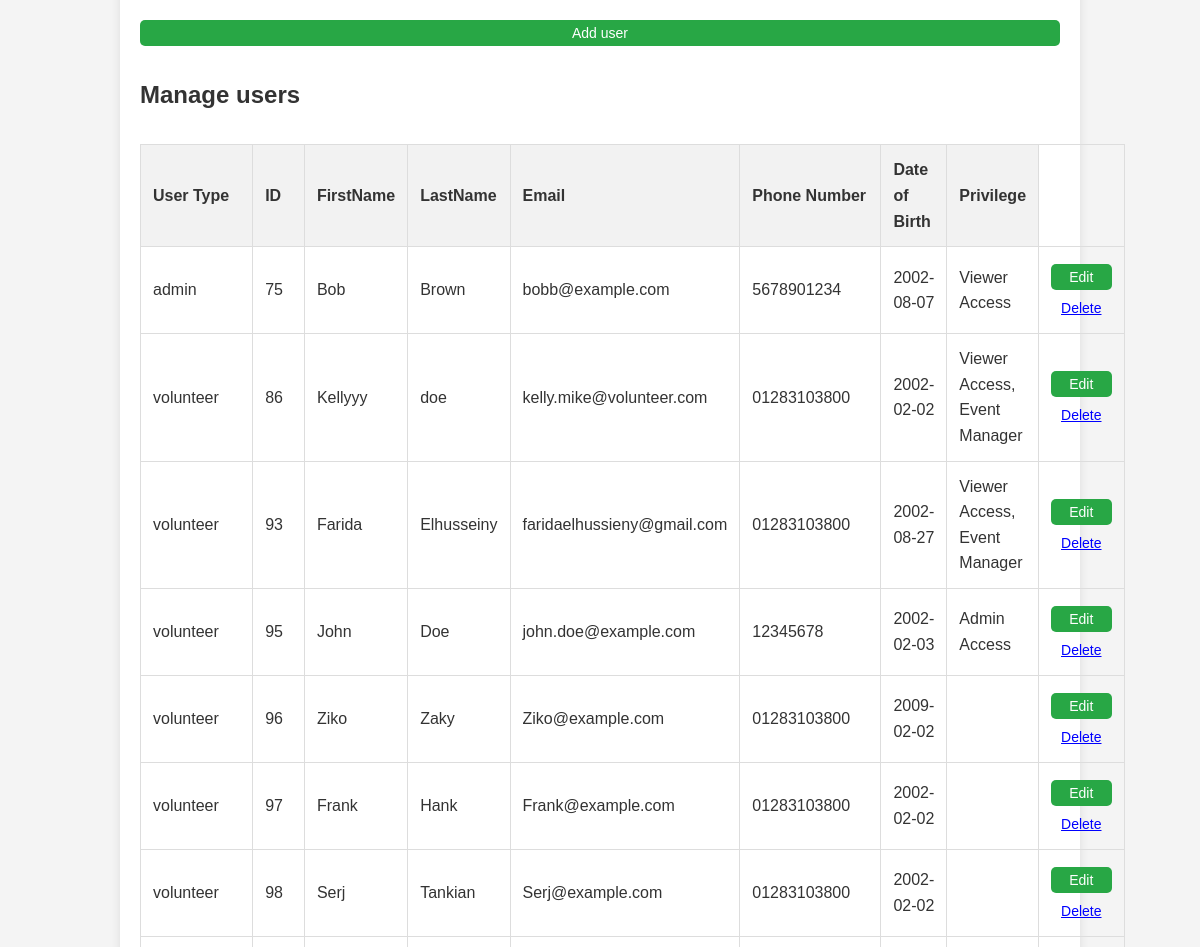
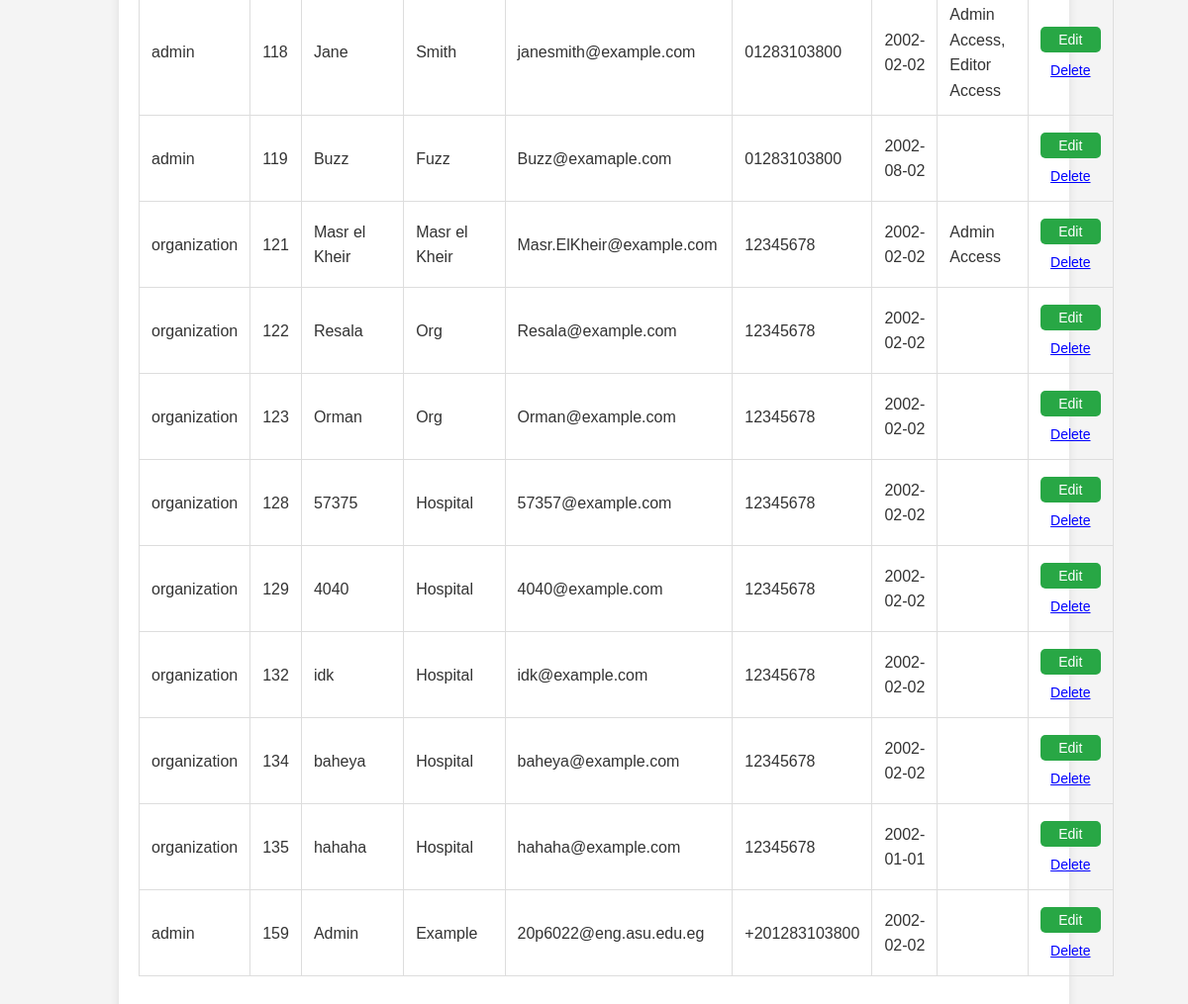
Before: /Views/AdminControlPanel.php (lower part) with the older database file (2 pictures, top to bottom).
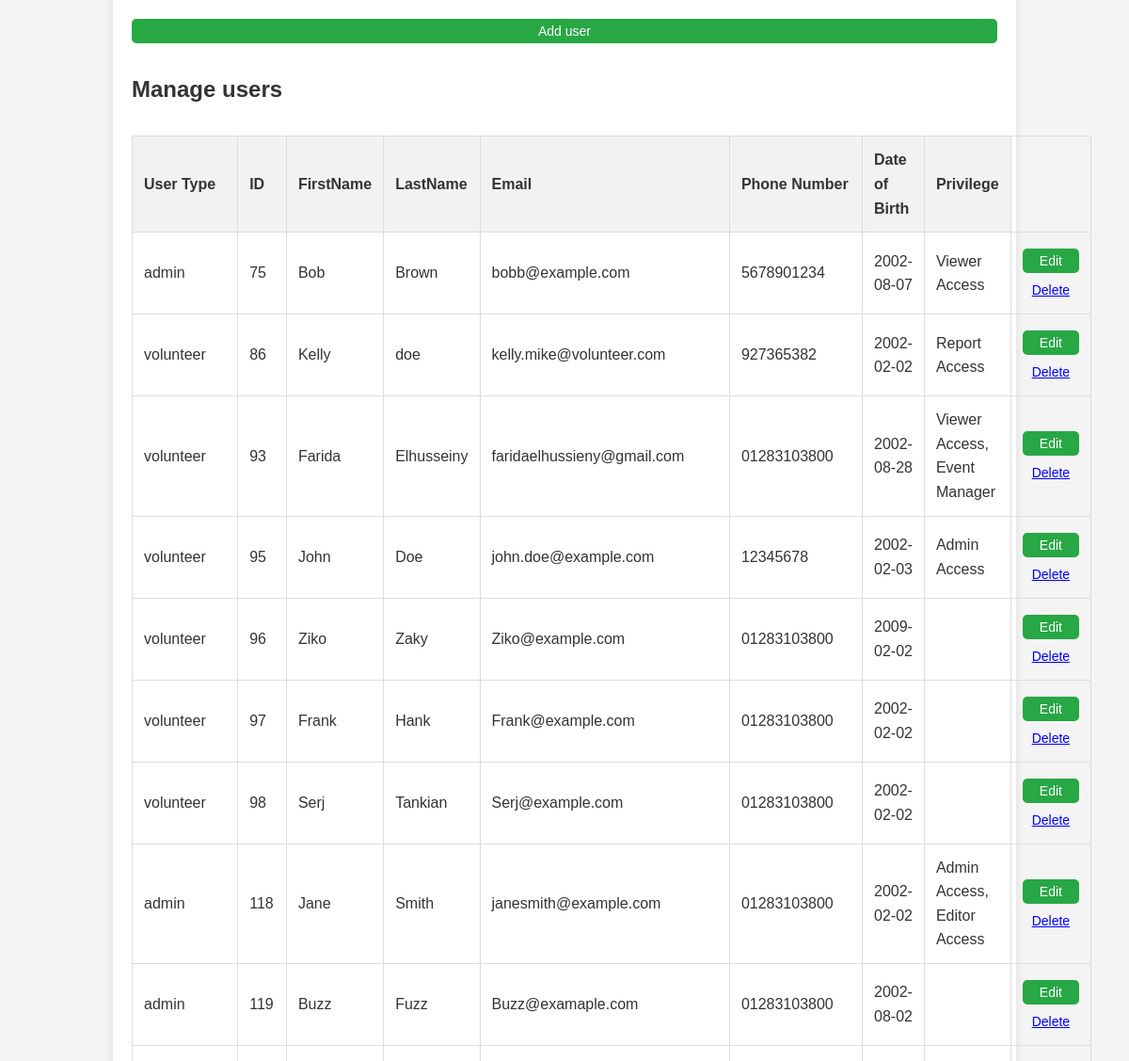
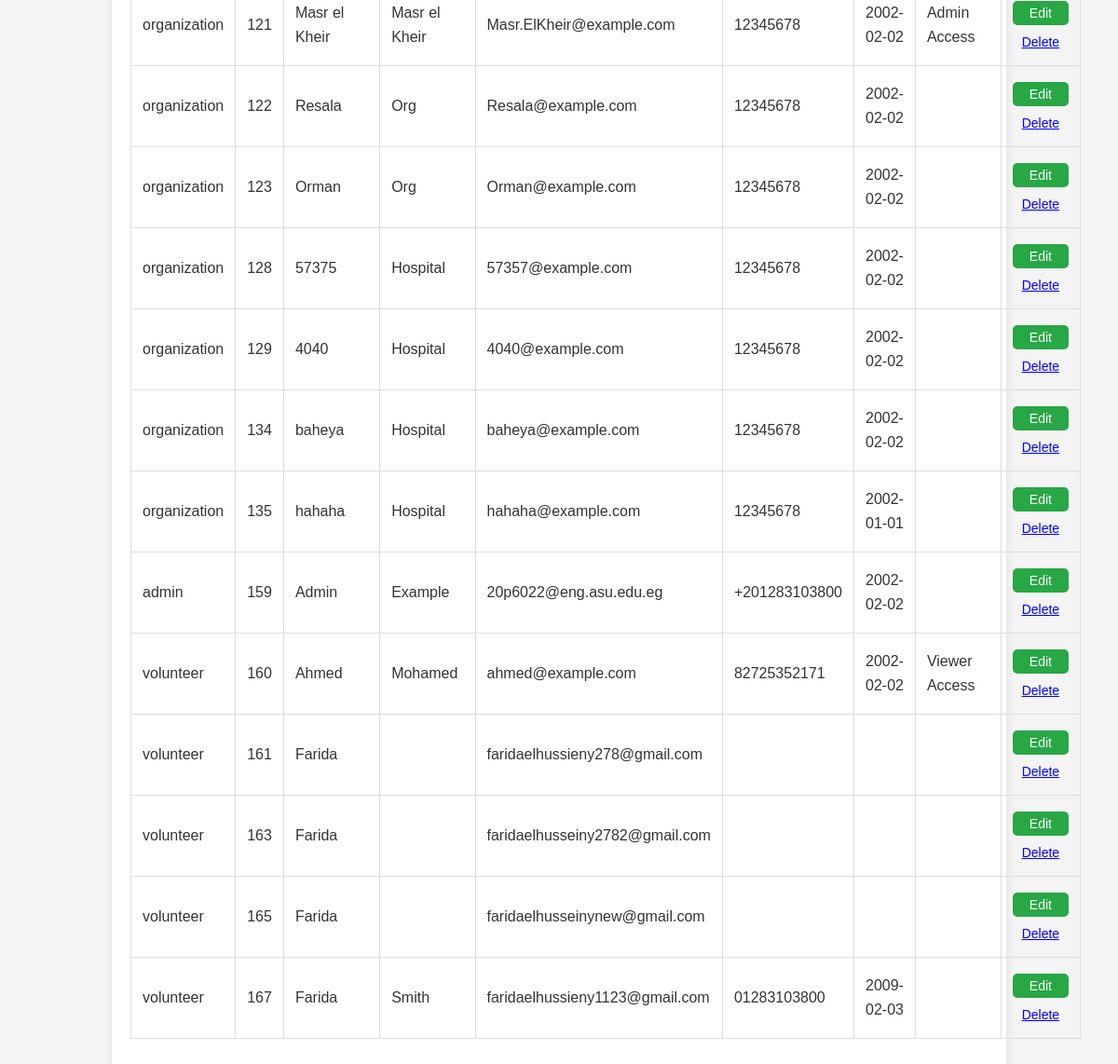
After: the same page with the newer database file (2 pictures, top to bottom).
### tables this page shows
CREATE TABLE `user` (
  `UserID` int NOT NULL AUTO_INCREMENT,
  `FirstName` varchar(50) NOT NULL,
  `LastName` varchar(50) NOT NULL,
  `Email` varchar(100) NOT NULL,
  `PhoneNumber` varchar(15) DEFAULT NULL,
  `DateOfBirth` date DEFAULT NULL,
  `USER_NAME` varchar(50) NOT NULL,
  `PASSWORD_HASH` varchar(100) NOT NULL,
  `LAST_LOGIN` date DEFAULT NULL,
  `ACCOUNT_CREATION_DATE` date DEFAULT NULL,
  `UserTypeID` int DEFAULT NULL,
  PRIMARY KEY (`UserID`),
  UNIQUE KEY `Email` (`Email`),
  KEY `UserTypeID` (`UserTypeID`),
  CONSTRAINT `user_ibfk_1` FOREIGN KEY (`UserTypeID`) REFERENCES `usertype` (`UserTypeID`)
);

CREATE TABLE `usertype` (
  `UserTypeID` int NOT NULL AUTO_INCREMENT,
  `UserType` varchar(50) NOT NULL,
  PRIMARY KEY (`UserTypeID`)
);

CREATE TABLE `privilege` (
  `PrivilegeID` int NOT NULL AUTO_INCREMENT,
  `PrivilegeName` varchar(50) NOT NULL,
  `Description` varchar(255) NOT NULL,
  `AccessLevel` int NOT NULL,
  PRIMARY KEY (`PrivilegeID`)
);

### Models/UserModel.php (called while the page is built, shortened)
<?php
require_once 'Database.php';
class User {
    private $conn;
    public $UserID;
    public function __construct($id = null) {
        $this->conn = Database::getInstance()->getConnection();
    }
    public static function get_all_users(){
        $query = "SELECT * FROM User";
        $conn = Database::getInstance()->getConnection();
        $stmt = $conn->prepare($query);
        $stmt->execute();
        $result = $stmt->get_result();
        $users = [];
        while ($row = $result->fetch_assoc()) {
            $user = new self();
            foreach ($row as $key => $value) {
                if (property_exists($user, $key)) {
                    $user->$key = $value;
                }
            }
            $user->UserType = $user->getUserType();
            $user->Privileges = $user->getPrivileges();
            $user->Locations = $user->getLocations($user->UserID);
            $users[] = $user;
        }
        return $users;
    }
    public function getUserType() {
        $query = "SELECT UserTypeID FROM User WHERE UserID = ?";
        $stmt = $this->conn->prepare($query);
        $stmt->bind_param("i", $this->UserID);
        $stmt->execute();
        $result = $stmt->get_result();
        if ($row = $result->fetch_assoc()) {
            $UserTypeID = $row['UserTypeID'];
            $query = "SELECT UserType FROM UserType WHERE UserTypeID = ?";
            $stmt = $this->conn->prepare($query);
            $stmt->bind_param("i", $UserTypeID);
            $stmt->execute();
            $result = $stmt->get_result();
            if ($row = $result->fetch_assoc()) {
                return $row['UserType'];
            }
        }
        return null;
    }
    public function getPrivileges() {
        $query = "SELECT p.* FROM Privilege p
                  JOIN User_Privilege up ON p.PrivilegeID = up.USER_PrivilegeID
                  WHERE up.User_ID = ?";
        $stmt = $this->conn->prepare($query);
        $stmt->bind_param("i", $this->UserID);
        $stmt->execute();
        $result = $stmt->get_result();
        $privileges = [];
        while ($row = $result->fetch_assoc()) {
            $privilege = new Privilege();
            $privilege->PrivilegeID = $row['PrivilegeID'];
            $privilege->PrivilegeName = $row['PrivilegeName'];
            $privilege->Description = $row['Description'];
            $privilege->AccessLevel = $row['AccessLevel'];
            $privileges[] = $privilege;
        }
        return $privileges;
    }
    public static function getLocationIds($UserId) {
        $query = "SELECT a.* FROM Location a
                  JOIN User_Address ua ON a.AddressID = ua.AddressID
                  WHERE ua.UserID = ?";
        $conn = Database::getInstance()->getConnection();
        $stmt = $conn->prepare($query);
        $stmt->bind_param("i", $UserId);
        $stmt->execute();
        $result = $stmt->get_result();
        $locationIds = [];
        while ($row = $result->fetch_assoc()) {
            $locationIds[] = $row['AddressID'];
        }
        return $locationIds;
    }
    public function getLocations($useriD) {
        $locationDictionary = [];
        $locationIds = $this->getLocationIds($useriD);
        for ($i = 0; $i < count($locationIds); $i++) {
            $locationName = Location::getLocationNameById($locationIds[$i]);
            $cityName = Location::getParentFromChild($locationName);
            $countryName = Location::getParentFromChild($cityName);
            $location = [
                "ID" => $locationIds[$i],
                "Area" => $locationName,
                "City" => $cityName,
                "Country" => $countryName
            ];
            $locationDictionary[] = $location;
        }
        return $locationDictionary;
    }
}
?>

### Controllers/UserController.php (called while the page is built, shortened)
<?php
require_once '../Models/UserModel.php';
class UserController {
    public function getAllUsers() {
        return User::get_all_users();
    }
}
?>

### Models/Database.php (called while the page is built, shortened)
<?php
class Database {
    protected $conn;
    private static $instance;
    public function __construct() {
        $this->conn = new mysqli('localhost', 'root', 'Deda2782002!', 'VolunteerManagementSystem');
    }
    public static function getInstance() {
        if (!self::$instance) {
            self::$instance = new Database();
        }
        return self::$instance;
    }
    public function getConnection() {
        return $this->conn;
    }
}
?>

### Views/AdminControlPanel.php (the view, shortened to what this page needs)
<?php
require_once '../Controllers/userController.php';
$controller = new UserController();
$users = $controller->getAllUsers();
?>
<!DOCTYPE html>
<html lang="en">
<head>
    <link rel="stylesheet" href="./Style/style_control_panel.css">
</head>
<body>
    <div class="container">
        <form id="userForm" action="AdminControlPanel.php" method="post">
            <button type="submit" class="button">Add user</button>
        </form>
        <h2>Manage users</h2>
        <table class="crud-table">
            <thead>
                <tr>
                    <th>User Type</th>
                    <th>ID</th>
                    <th>FirstName</th>
                    <th>LastName</th>
                    <th>Email</th>
                    <th>Phone Number</th>
                    <th> Date of Birth</th>
                    <th>Privilege</th>
                </tr>
            </thead>
            <tbody>
    <?php foreach ($users as $user): ?>
        <tr data-id="<?= $user->UserID; ?>">
        <td class="UserType"><?= $user->UserType; ?></td>
        <td class="userId"><?= $user->UserID; ?></td>
        <td class= "firstName"><?= $user->FirstName; ?></td>
        <td class="lastName"><?= $user->LastName; ?></td>
        <td class="email"><?= $user->Email; ?></td>
        <td class="phone"><?= $user->PhoneNumber; ?></td>
        <td class="dob"><?= $user->DateOfBirth; ?></td>
        <td class="privilege">
            <?= implode(', ', array_map(fn($privilege) => $privilege->PrivilegeName, $user->getPrivileges())); ?>
        </td>
        <td>
            <button type="button" onclick="openModal(<?= $user->UserID; ?>, '<?= $user->FirstName; ?>', '<?= $user->LastName; ?>', '<?= $user->Email; ?>', '<?= $user->PhoneNumber; ?>', '<?= $user->DateOfBirth; ?>', '<?= $user->USER_NAME; ?>', '<?= $user->PASSWORD_HASH; ?>','<?= implode(', ', array_map(fn($privilege) => $privilege->PrivilegeName, $user->getPrivileges()));  ?>' ,'<?= $user->UserType; ?>' )">Edit</button>
            <form method="POST" action="AdminControlPanel.php" onsubmit="return confirm('Are you sure you want to delete this user?');" style="display:inline;">
    <button type="submit" style="background:none; border:none; color:blue; cursor:pointer; text-decoration:underline;">Delete</button>
</form>
        </td>
    </tr>
    <?php endforeach; ?>
</tbody>
        </table>
    </div>
</body>
</html>

### Views/Style/style_control_panel.css (style rules this page uses)
* { margin: 0; padding: 0; box-sizing: border-box; }
body { font-family: Arial, sans-serif; background-color: #f4f4f4; color: #333; line-height: 1.6; }
.container { width: 80%; margin: 20px auto; justify-content: center; padding: 20px; background-color: #fff; border-radius: 8px; box-shadow: 0 0 10px rgba(0, 0, 0, 0.1); }
h2 { margin-top: 30px; color: #333; }
form { margin-top: 20px; }
input[type="submit"], button { width: 100%; padding: 10px; background-color: #007BFF; color: white; border: none; border-radius: 5px; cursor: pointer; font-size: 16px; transition: background-color 0.3s ease; }
table { width: 100%; border-collapse: collapse; margin-top: 30px; margin-bottom: 30px; }
table, th, td { border: 1px solid #ddd; }
th, td { padding: 12px; text-align: left; }
th { background-color: #f2f2f2; }
button { margin-top: 5px; padding: 5px 10px; background-color: #28a745; font-size: 14px; cursor: pointer; border-radius: 5px; border: none; }

Changed rows visible on the page:
removed user: UserTypeID.UserType "organization", UserID "132", FirstName "idk", LastName "Hospital", Email "idk@example.com", PhoneNumber "12345678", DateOfBirth "2002-02-02"
changed user "doe": FirstName "Kellyyy" → "Kelly"; PhoneNumber "01283103800" → "927365382"; privilege.PrivilegeName "Viewer Access, Event Manager" → "Report Access"
changed user "Elhusseiny": DateOfBirth "2002-08-27" → "2002-08-28"
added user: UserTypeID.UserType "volunteer", UserID "160", FirstName "Ahmed", LastName "Mohamed", Email "ahmed@example.com", PhoneNumber "82725352171", DateOfBirth "2002-02-02", privilege.PrivilegeName "Viewer Access"
added user: UserTypeID.UserType "volunteer", UserID "161", FirstName "Farida", Email "faridaelhussieny278@gmail.com"
added user: UserTypeID.UserType "volunteer", UserID "163", FirstName "Farida", Email "faridaelhusseiny2782@gmail.com"
added user: UserTypeID.UserType "volunteer", UserID "165", FirstName "Farida", Email "faridaelhusseinynew@gmail.com"
added user: UserTypeID.UserType "volunteer", UserID "167", FirstName "Farida", LastName "Smith", Email "faridaelhussieny1123@gmail.com", PhoneNumber "01283103800", DateOfBirth "2009-02-03"
